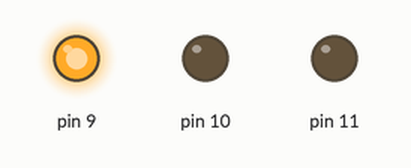
A sketch run on a simulated Arduino Uno, built with avr-gcc and run on an emulated ATmega328P. Parts: output pins drawn as LEDs (lit = HIGH).

Above: at 0.5 s.
At 2.5 s:
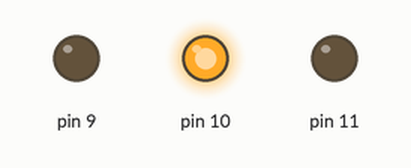
At 4.5 s:
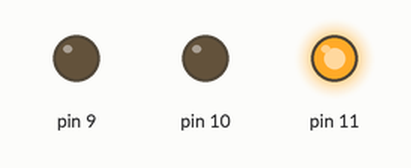
At 5.5 s:
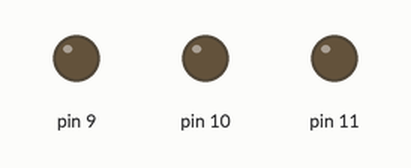
Timing chart, 0 to 8.1 s (numbered marks = the images above):
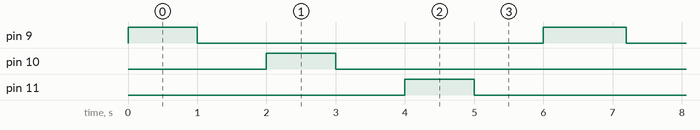

Measured:
- by itself, pin 9: repeats every 6.2 s: LOW 5.0 s, HIGH 1.2 s
- by itself, pin 10, pin 11: alternates HIGH for 1.0 s and LOW for 5.2 s
- by itself, everything shown: repeats every 6.2 s, in 6 steps

The sketch:

distance_circuit_sensor1.ino
```cpp
// C++ code
//
int distanceThreshold = 0;
int cm = 0;
  int inches =0;

void setup()
{
  pinMode(9, OUTPUT);
  pinMode(10, OUTPUT);
  pinMode(11, OUTPUT);
}


void loop()
{
  digitalWrite(9, HIGH);
  delay(1000); // Wait for 1000 millisecond(s)
  digitalWrite(9, LOW);
  delay(1000); // Wait for 1000 millisecond(s)

    digitalWrite(10, HIGH);
  delay(1000); // Wait for 1000 millisecond(s)
  digitalWrite(10, LOW);
  delay(1000); // Wait for 1000 millisecond(s)

    digitalWrite(11, HIGH);
  delay(1000); // Wait for 1000 millisecond(s)
  digitalWrite(11, LOW);
  delay(1000); // Wait for 1000 millisecond(s)

  if(cm>distanceThreshold){
    digitalWrite(9, LOW);
    digitalWrite(10, LOW);
    digitalWrite(11, LOW);
  }
  if (cm <=distanceThreshold && cm >distanceThreshold -100){
    digitalWrite(9, HIGH);
     digitalWrite(10, LOW);
     digitalWrite(11, LOW);
  }
    if (cm <=distanceThreshold -250 && cm >distanceThreshold -350){
    digitalWrite(9, HIGH);
     digitalWrite(10, HIGH);
     digitalWrite(11, LOW);
    }
    if (cm <=distanceThreshold -350 && cm >distanceThreshold -450){
    digitalWrite(9, HIGH);
     digitalWrite(10, HIGH);
     digitalWrite(11, HIGH);
    }
    if (cm <=distanceThreshold -200){
    digitalWrite(9, HIGH);
     digitalWrite(10, HIGH);
     digitalWrite(11, HIGH);
    }
  delay(200);

}
```
